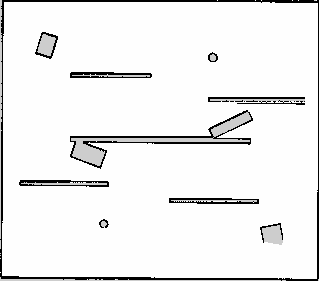
#> input picture useless/maps/arena_map.pgm, 319 x 281 px
$ python generate_terrain_cost.py
#> lines starting #> are read from the running program, lines starting #| are printed output that depends on the picture; after the words box and inside, x2 and y2 are one past the last pixel; in counts of white or black regions, pixels touching at a corner belong together
#!/usr/bin/env python3
"""Regenerate maps/terrain_cost.pgm with random high-cost (grass) circles."""

from __future__ import annotations

import argparse
from pathlib import Path

import numpy as np
from PIL import Image


def main() -> None:
    parser = argparse.ArgumentParser(description=__doc__)
    parser.add_argument(
        "--maps-dir",
        type=Path,
        default=Path(__file__).resolve().parents[1] / "maps",
    )
    parser.add_argument("--seed", type=int, default=42)
    parser.add_argument("--circles", type=int, default=18)
    parser.add_argument("--min-radius-m", type=float, default=0.4)
    parser.add_argument("--max-radius-m", type=float, default=1.1)
    parser.add_argument("--grass-value", type=int, default=200, help="PGM pixel for grass")
    args = parser.parse_args()

    resolution = 0.05
    arena_path = args.maps_dir / "arena_map.pgm"
    out_path = args.maps_dir / "terrain_cost.pgm"

    arena = np.array(Image.open(arena_path))
#> arena is the input picture: shape (281, 319); min 0, max 254, mean 238.4
    height, width = arena.shape
#> height = 281; width = 319
    free_mask = arena >= 196
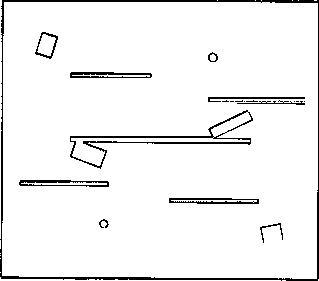
#> free_mask: shape (281, 319) bool; 94.6% white; black in thin lines or dots

    cost = np.zeros((height, width), dtype=np.uint8)
    rng = np.random.default_rng(args.seed)
    min_r_px = max(1, int(args.min_radius_m / resolution))
    max_r_px = max(min_r_px, int(args.max_radius_m / resolution))

    free_indices = np.argwhere(free_mask)
#> free_indices = 84791 pairs, first value 0 to 280, second value 0 to 318
    placed = 0
    attempts = 0
    while placed < args.circles and attempts < 500:
        attempts += 1
        cy, cx = free_indices[rng.integers(0, len(free_indices))]
        radius = int(rng.integers(min_r_px, max_r_px + 1))
        y0, y1 = max(0, cy - radius), min(height, cy + radius + 1)
        x0, x1 = max(0, cx - radius), min(width, cx + radius + 1)
        yy, xx = np.ogrid[y0:y1, x0:x1]
        disk = (yy - cy) ** 2 + (xx - cx) ** 2 <= radius ** 2
        grass = disk & free_mask[y0:y1, x0:x1]
        if not np.any(grass):
            continue
        patch = cost[y0:y1, x0:x1]
        patch[grass] = np.uint8(args.grass_value)
        cost[y0:y1, x0:x1] = patch
        placed += 1
#> this loop made 18 passes
#> (cy, cx, y0, y1, x0, x1) on passes 1 to 12: (26, 28, 7, 46, 9, 48), (184, 36, 170, 199, 22, 51), (121, 20, 101, 142, 0, 41), (25, 63, 7, 44, 45, 82), (56, 200, 47, 66, 191, 210), (148, 212, 126, 171, 190, 235), (207, 119, 188, 227, 100, 139), (201, 308, 182, 221, 289, 319), (145, 5, 136, 155, 0, 15), (235, 200, 221, 250, 186, 215), (140, 170, 127, 154, 157, 184), (51, 124, 30, 73, 103, 146)
#> pass 1, in main, `disk = (yy - cy) ** 2 + (xx - cx) ** 2 <= radius ** 2`:
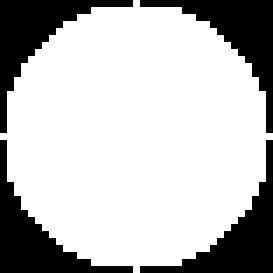
#> disk: shape (39, 39) bool (shown 7 times larger); 74.2% white; 4 black regions, box (x1, y1, x2, y2) and area: (0, 0, 19, 19) 98, (20, 0, 39, 19) 98, (0, 20, 19, 39) 98, (20, 20, 39, 39) 98
#> pass 1, in main, `grass = disk & free_mask[y0:y1, x0:x1]`:
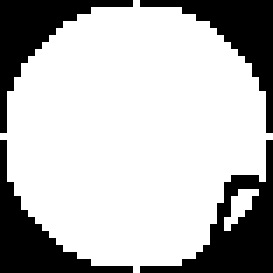
#> grass: shape (39, 39) bool (shown 7 times larger); 72.7% white; 4 black regions, box (x1, y1, x2, y2) and area: (20, 20, 39, 39) 121, (0, 0, 19, 19) 98, (20, 0, 39, 19) 98, (0, 20, 19, 39) 98
#> pass 2, in main, `disk = (yy - cy) ** 2 + (xx - cx) ** 2 <= radius ** 2`:
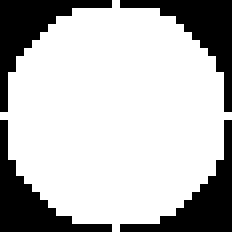
#> disk: shape (29, 29) bool (shown 8 times larger); 72.9% white; 4 black regions, box (x1, y1, x2, y2) and area: (0, 0, 14, 14) 57, (15, 0, 29, 14) 57, (0, 15, 14, 29) 57, (15, 15, 29, 29) 57
#> after the loop:
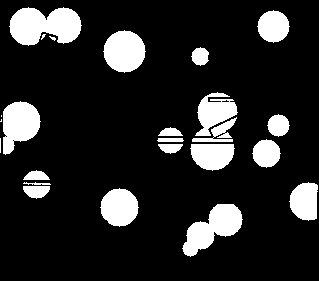
#> cost: shape (281, 319); values 0 (black) and 200 (white), 15.4% white; 24 white regions (5 under 20 px), largest, box (x1, y1, x2, y2) and area: (9, 7, 82, 46) 2039, (182, 204, 243, 257) 1639, (3, 101, 41, 155) 1393
#> after the loop, attempts = 18; placed = 18

    Image.fromarray(cost, mode="L").save(out_path)
    print(f"Wrote {out_path} ({width}x{height}), circles={placed}, grass_cells={np.sum(cost == args.grass_value)}")
#| Wrote useless/maps/terrain_cost.pgm (319x281), circles=18, grass_cells=13846


if __name__ == "__main__":
    main()
